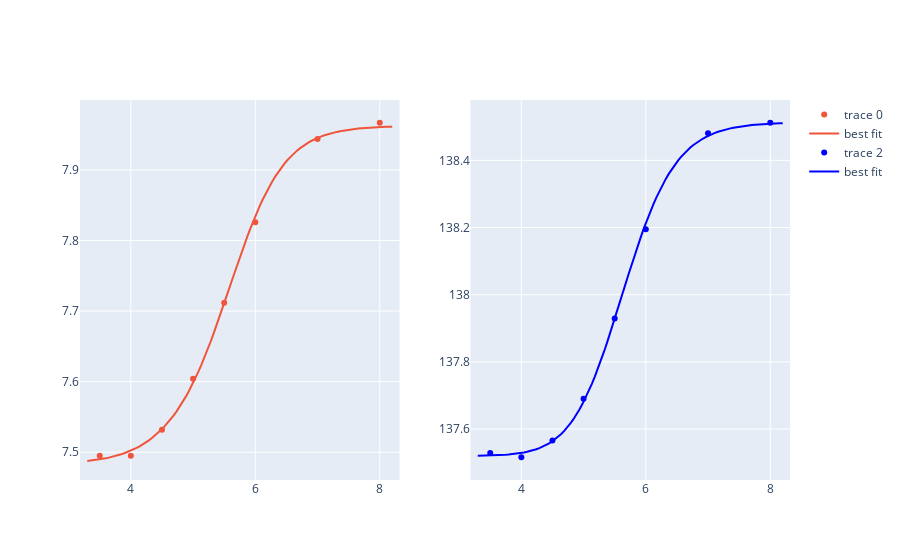

Here is the notebook cell this chart was saved with:
### Markdown cell above
### 4.3. two residues, two nuclei, two pKa 
Global fit for the residues provided by the user in which both pKa (1 or 2 depending on value indicated in model) are common.
"new_params" allows to update the default parameters two disociate the 2 pKa values.

### Code cell
demo_3 = prot_analysis.pKA_fitting(
    pH_series_His.consolidated_data,
    [164,242],
    nuclei = ['H','C'],
    model = 2,
    new_params={'pKa_1':{'ini':4.5,'lb':4,'ub':5},'pKa_2':{'ini':5.5,'lb':5,'ub':6}}
    )
demo_3.fit()
print(demo_3.params[['par','ass','opt']])
fig = demo_3.plot(res=164,fit=True)
fig.show()
